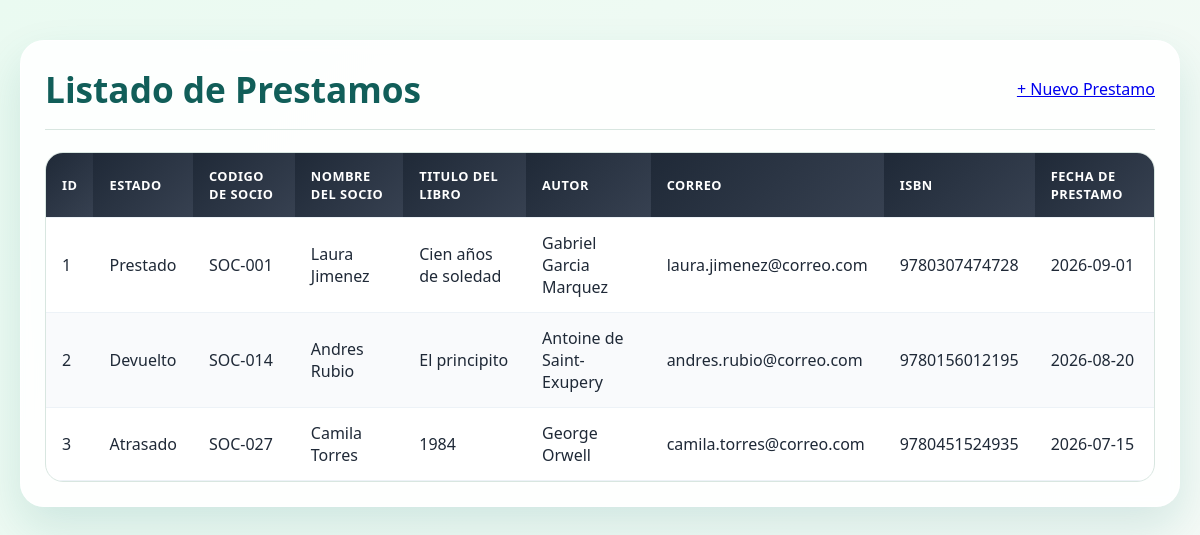
Page /_original/listar.php on the committed database.
### tables this page shows
CREATE TABLE `prestamos` (
  `id_prestamo` int NOT NULL,
  `estado_prestamo` varchar(15) NOT NULL,
  `codigo_socio` varchar(15) NOT NULL,
  `nombre_socio` varchar(40) NOT NULL,
  `titulo_libro` varchar(80) NOT NULL,
  `autor_libro` varchar(40) NOT NULL,
  `correo_socio` varchar(60) NOT NULL,
  `isbn` varchar(20) NOT NULL,
  `fecha_prestamo` date NOT NULL
);

### _original/listar.php (the view, shortened to what this page needs)
<?php
require_once 'conexion.php';
try {
    $sql = "SELECT id_prestamo, estado_prestamo, codigo_socio, nombre_socio,
            titulo_libro, autor_libro, correo_socio, isbn, fecha_prestamo
            FROM prestamos";
    $stmt = $conn->prepare($sql);
    $stmt->execute();
    $prestamos = $stmt->fetchAll();
} catch (PDOException $e) {
    die("El error es " . $e->getMessage());
}
?>
<!DOCTYPE html>
<html lang="es">
<head>
    <link rel="stylesheet" href="estilo.css">
</head>
<body>
    <div class="container">
        <div class="header">
            <h2>Listado de Prestamos</h2>
            <a href="registrar.php" class="btn-nuevo">+ Nuevo Prestamo</a>
        </div>
        <div class="table-container">
        <table>
            <thead>
                <tr>
                    <th>ID</th>
                    <th>Estado</th>
                    <th>Codigo de socio</th>
                    <th>Nombre del socio</th>
                    <th>Titulo del libro</th>
                    <th>Autor</th>
                    <th>Correo</th>
                    <th>ISBN</th>
                    <th>Fecha de prestamo</th>
                </tr>
            </thead>
            <tbody>
                <?php if (count($prestamos) > 0): ?>
                    <?php foreach ($prestamos as $prestamo): ?>
                        <tr>
                            <td><?= htmlspecialchars($prestamo['id_prestamo']) ?></td>
                            <td><?= htmlspecialchars($prestamo['estado_prestamo']) ?></td>
                            <td><?= htmlspecialchars($prestamo['codigo_socio']) ?></td>
                            <td><?= htmlspecialchars($prestamo['nombre_socio']) ?></td>
                            <td><?= htmlspecialchars($prestamo['titulo_libro']) ?></td>
                            <td><?= htmlspecialchars($prestamo['autor_libro']) ?></td>
                            <td><?= htmlspecialchars($prestamo['correo_socio']) ?></td>
                            <td><?= htmlspecialchars($prestamo['isbn']) ?></td>
                            <td><?= htmlspecialchars($prestamo['fecha_prestamo']) ?></td>
                        </tr>
                    <?php endforeach; ?>
                <?php else: ?>
                    <tr>
                        <td colspan="9" class="sin-datos">No hay prestamos registrados</td>
                    </tr>
                <?php endif; ?>
            </tbody>
        </table>
        </div>
    </div>
</body>
</html>

### _original/estilo.css (style rules this page uses)
:root { --bg-primary: #f6faf7; --bg-secondary: #eafaf1; --card-bg: rgba(255, 255, 255, 0.9); --primary: #0f766e; --primary-dark: #115e59; --accent: #d97706; --success: #16a34a; --text: #1f2937; --muted: #6b7280; --border: #d8e6e0; --shadow: 0 20px 45px rgba(15, 118, 110, 0.14); }
* { box-sizing: border-box; }
body { margin: 0; min-height: 100vh; padding: 40px 20px; font-family: "Segoe UI", Tahoma, Geneva, Verdana, sans-serif; background: linear-gradient(135deg, var(--bg-secondary), var(--bg-primary)); color: var(--text); }
.form-card, .container, .status-card { background: var(--card-bg); border: 1px solid rgba(255, 255, 255, 0.8); border-radius: 24px; box-shadow: var(--shadow); backdrop-filter: blur(6px); }
.container { max-width: 1200px; margin: 0 auto; padding: 24px; }
.header { display: flex; align-items: center; justify-content: space-between; gap: 16px; margin-bottom: 22px; padding-bottom: 16px; border-bottom: 1px solid var(--border); }
.header h2 { margin: 0; font-size: clamp(1.7rem, 3vw, 2.2rem); color: var(--primary-dark); }
.table-container { width: 100%; overflow-x: auto; border-radius: 18px; border: 1px solid var(--border); background: #fff; }
table { width: 100%; min-width: 900px; border-collapse: collapse; }
th, td { padding: 14px 16px; text-align: left; border-bottom: 1px solid #edf2f7; vertical-align: middle; }
th { background: linear-gradient(135deg, #1f2937, #374151); color: #fff; font-size: 0.8rem; letter-spacing: 0.04em; text-transform: uppercase; }
tr:nth-child(even) { background: #f9fafc; }

### rows in the picture
prestamos: id_prestamo "1", estado_prestamo "Prestado", codigo_socio "SOC-001", nombre_socio "Laura Jimenez", titulo_libro "Cien años de soledad", autor_libro "Gabriel Garcia Marquez", correo_socio "laura.jimenez@correo.com", isbn "9780307474728", fecha_prestamo "2026-09-01"
prestamos: id_prestamo "2", estado_prestamo "Devuelto", codigo_socio "SOC-014", nombre_socio "Andres Rubio", titulo_libro "El principito", autor_libro "Antoine de Saint-Exupery", correo_socio "andres.rubio@correo.com", isbn "9780156012195", fecha_prestamo "2026-08-20"
prestamos: id_prestamo "3", estado_prestamo "Atrasado", codigo_socio "SOC-027", nombre_socio "Camila Torres", titulo_libro "1984", autor_libro "George Orwell", correo_socio "camila.torres@correo.com", isbn "9780451524935", fecha_prestamo "2026-07-15"
